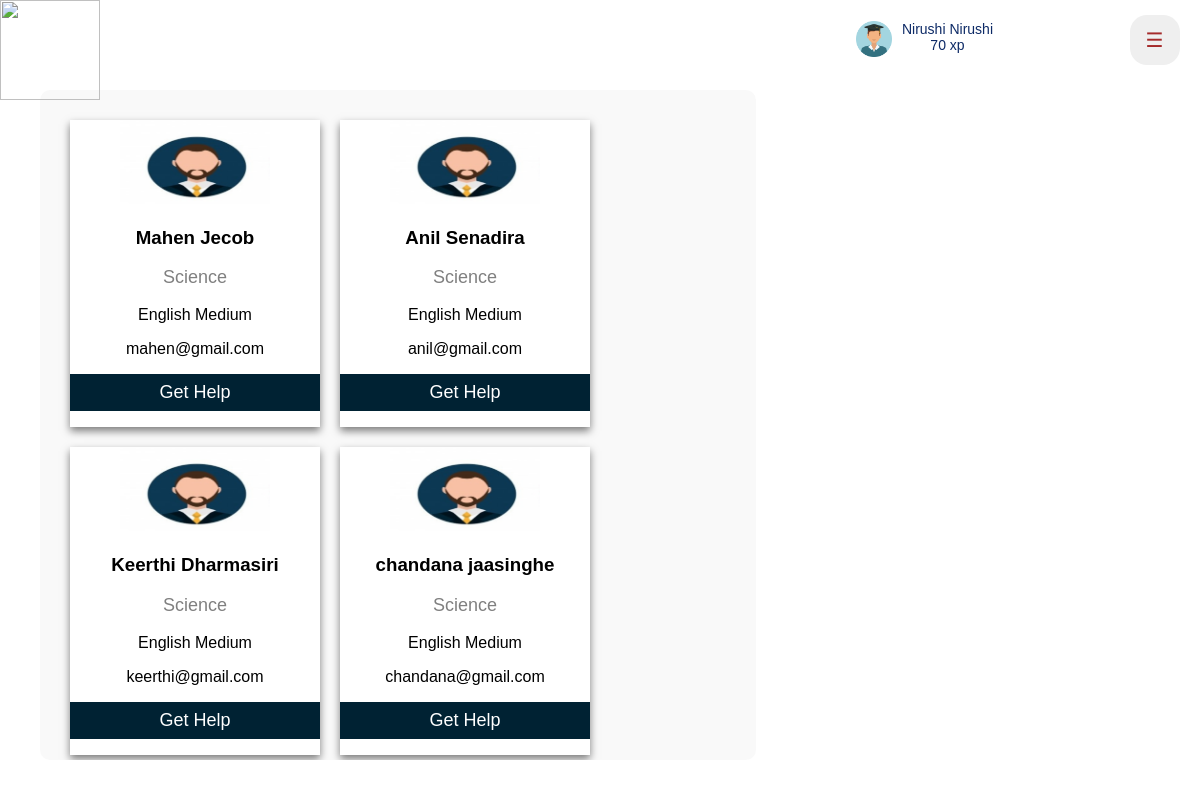
The app's page /htdocs/ISKOLE/Student/GetHelp/gethelp.php (signed in) with its own data.
### tables this page shows
CREATE TABLE `teacher` (
  `teacher_id` int(11) NOT NULL,
  `first_name` varchar(20) NOT NULL,
  `last_name` varchar(50) NOT NULL,
  `subject` varchar(20) NOT NULL,
  `medium` varchar(10) NOT NULL,
  `email` varchar(50) NOT NULL,
  `password` varchar(50) NOT NULL,
  `status` tinyint(1) NOT NULL DEFAULT 1,
  `availability` tinyint(1) NOT NULL DEFAULT 0
);

### htdocs/ISKOLE/Student/GetHelp/gethelp.php (the view, shortened to what this page needs)
<?php session_start();;
      include '../../connection.php';
?>
<!DOCTYPE html>
<html>
    <head>
        <link href="gethelp.css?v=<?php echo time()?>" rel="stylesheet" type="text/css">
        </head>
        <body>
          <nav class="navigation-bar">
            <img class="logo" src="logo.PNG" width="100" height="100">
            <a><button class="openbtn" onclick="openNav()">&#9776;</button></a>
            <a href="../../Profile/StuProfile.php">            <button class="name-button">
              <img class="avatar" src="../avatar.png">
              <div class="name-tag"><?php echo $_SESSION['fname']." ".$_SESSION['lname']; ?>
              <br>
              <?php
                if($_SESSION['type'] == 1)
                {
                   echo $_SESSION['xp']." xp";
                }
                else
                {
                }
              ?></div>
          </button></a>
        </nav>
    <div class="thread-container">
      <?php
        $dbQuery = "SELECT * FROM teacher";
        $result = mysqli_query($con, $dbQuery);
        if(!$result)
        {
         echo 'Could not load the data from database! ';
        }
        else
        {
         if(mysqli_num_rows($result) == 0)
         {
             echo 'No teachers in database yet.';
         }
         else
         {
             while($row = mysqli_fetch_assoc($result))
             {
                echo'
                   <div class="card">
                   <img src="teacher1.jpg" style="width: 60%">
                   <h3>'.$row['first_name'].' '.$row['last_name'].'</h3>
                   <p class="title">Science</p>
                   <p>English Medium</p>
                   <p>'.$row['email'].'</p>
                 <p><button id="button1" >Get Help</button></p>
             </div>';
            }
            }
          }
      ?>
      </div>
    </body>
</html>

### htdocs/ISKOLE/Student/GetHelp/gethelp.css (style rules this page uses)
body { margin: 0; padding: 0; background:url(gethelp.JPG) no-repeat; background-size: cover; height: 100vh; font-family: 'Arial'; }
.navigation-bar { width: 100%; height: 90px; background-color: rgba(0, 159, 174, 0.001); }
.navigation-bar > a { float: right; vertical-align: center; margin-right: 20px; height: 80px; line-height: 80px; overflow: hidden; }
.name-button { float: right; width: auto; height: 50px; border-radius: 30px; border-color: transparent; text-align: center; background-color: white; display: flex; padding: 5px 10px 5px 10px; margin-top: 14px; margin-right: 100px; cursor: pointer; }
.avatar { float: right; width: 36px; height: auto; }
.name-tag { width: auto; height: auto; border-radius:30px; border-color: transparent; font-size: 14px; color: rgb(13, 42, 102); font-family: 'Lucida Sans', 'Lucida Sans Regular', 'Lucida Grande', 'Lucida Sans Unicode', Geneva, Verdana, sans-serif; text-align: center; padding: 0 0 0 5px; margin-left: 5px; margin-right: 5px; margin-bottom: 5px; }
.openbtn { width: 50px; height: 50px; border: none; border-radius: 17px; padding-right: 7px; color: brown; font-size: 20px; transition-duration: 0.4s; }
.card { background: white; box-shadow: 0 4px 8px 0 rgba(0, 0, 0, 0.5); width: 250px; margin: 10px; text-align: center; position:static; box-sizing: border-box; }
.title { color: grey; font-size: 18px; }
#button1 { border: none; outline: 0; display: inline-block; padding: 8px; color: white; background-color: #002233; text-align: center; cursor: pointer; width: 100%; font-size: 18px; transition-duration: 0.4s; }
a { text-decoration: none; font-size: 22px; color: black; }
.thread-container { width:58%; height:650px; left: 5%; background-color: rgba(245, 245, 245, 0.61); margin-left:40px; padding-top: 20px; padding-left: 20px; display:flex; flex-wrap: wrap; flex: 0 0 19%; border-radius: 10px; align-items: center; overflow: scroll; }

### records on screen
teacher: first_name "Mahen", last_name "Jecob", email "mahen@gmail.com"
teacher: first_name "Anil", last_name "Senadira", email "anil@gmail.com"
teacher: first_name "Keerthi", last_name "Dharmasiri", email "keerthi@gmail.com"
teacher: first_name "chandana", last_name "jaasinghe", email "chandana@gmail.com"

### other values on screen
$_SESSION['fname'] "Nirushi"
$_SESSION['lname'] "Nirushi"
$_SESSION['xp'] "70"
